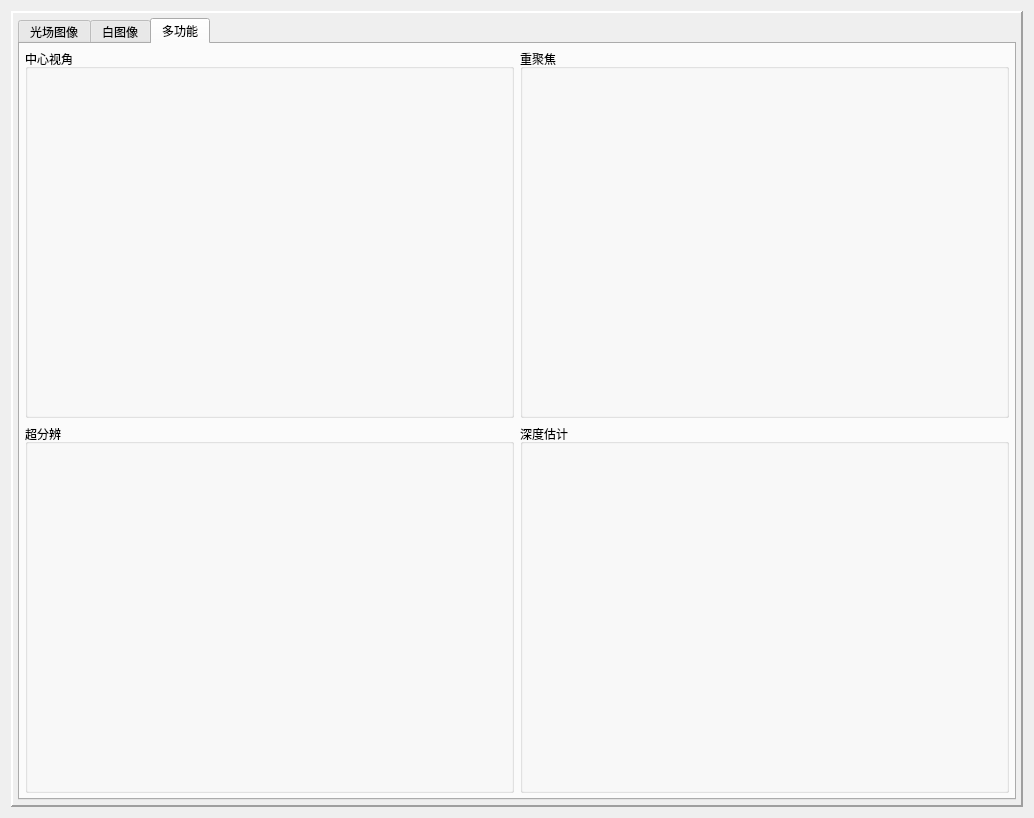
<?xml version="1.0" encoding="UTF-8"?>
<ui version="4.0">
 <class>WidgetImage</class>
 <widget class="QWidget" name="WidgetImage">
  <property name="geometry">
   <rect>
    <x>0</x>
    <y>0</y>
    <width>1034</width>
    <height>818</height>
   </rect>
  </property>
  <property name="sizePolicy">
   <sizepolicy hsizetype="Expanding" vsizetype="Expanding">
    <horstretch>0</horstretch>
    <verstretch>0</verstretch>
   </sizepolicy>
  </property>
  <property name="windowTitle">
   <string>Form</string>
  </property>
  <layout class="QHBoxLayout" name="horizontalLayout">
   <item>
    <widget class="QFrame" name="frame">
     <property name="frameShape">
      <enum>QFrame::Shape::Panel</enum>
     </property>
     <property name="frameShadow">
      <enum>QFrame::Shadow::Raised</enum>
     </property>
     <property name="lineWidth">
      <number>2</number>
     </property>
     <layout class="QHBoxLayout" name="horizontalLayout_8">
      <property name="leftMargin">
       <number>5</number>
      </property>
      <property name="topMargin">
       <number>5</number>
      </property>
      <property name="rightMargin">
       <number>5</number>
      </property>
      <property name="bottomMargin">
       <number>5</number>
      </property>
      <item>
       <widget class="QTabWidget" name="tabWidget">
        <property name="currentIndex">
         <number>2</number>
        </property>
        <widget class="QWidget" name="raw">
         <attribute name="title">
          <string>光场图像</string>
         </attribute>
         <layout class="QHBoxLayout" name="horizontalLayoutRaw">
          <property name="leftMargin">
           <number>5</number>
          </property>
          <property name="topMargin">
           <number>5</number>
          </property>
          <property name="rightMargin">
           <number>5</number>
          </property>
          <property name="bottomMargin">
           <number>5</number>
          </property>
          <item>
           <widget class="SmartImageViewer" name="widgetLFP" native="true"/>
          </item>
         </layout>
        </widget>
        <widget class="QWidget" name="white">
         <attribute name="title">
          <string>白图像</string>
         </attribute>
         <layout class="QHBoxLayout" name="horizontalLayoutWhite">
          <property name="leftMargin">
           <number>5</number>
          </property>
          <property name="topMargin">
           <number>5</number>
          </property>
          <property name="rightMargin">
           <number>5</number>
          </property>
          <property name="bottomMargin">
           <number>5</number>
          </property>
          <item>
           <widget class="SmartImageViewer" name="widgetWhite" native="true"/>
          </item>
         </layout>
        </widget>
        <widget class="QWidget" name="func">
         <attribute name="title">
          <string>多功能</string>
         </attribute>
         <layout class="QHBoxLayout" name="horizontalLayoutFunc">
          <property name="leftMargin">
           <number>5</number>
          </property>
          <property name="topMargin">
           <number>5</number>
          </property>
          <property name="rightMargin">
           <number>5</number>
          </property>
          <property name="bottomMargin">
           <number>5</number>
          </property>
          <item>
           <layout class="QGridLayout" name="gridLayout">
            <item row="0" column="2">
             <widget class="QGroupBox" name="groupBoxRefocus">
              <property name="title">
               <string>重聚焦</string>
              </property>
              <layout class="QHBoxLayout" name="horizontalLayout_6">
               <property name="spacing">
                <number>0</number>
               </property>
               <property name="leftMargin">
                <number>0</number>
               </property>
               <property name="topMargin">
                <number>0</number>
               </property>
               <property name="rightMargin">
                <number>0</number>
               </property>
               <property name="bottomMargin">
                <number>0</number>
               </property>
               <item>
                <widget class="SmartImageViewer" name="widgetRefocus" native="true"/>
               </item>
              </layout>
             </widget>
            </item>
            <item row="0" column="1">
             <widget class="QGroupBox" name="groupBoxCenter">
              <property name="title">
               <string>中心视角</string>
              </property>
              <layout class="QHBoxLayout" name="horizontalLayout_5">
               <property name="spacing">
                <number>0</number>
               </property>
               <property name="leftMargin">
                <number>0</number>
               </property>
               <property name="topMargin">
                <number>0</number>
               </property>
               <property name="rightMargin">
                <number>0</number>
               </property>
               <property name="bottomMargin">
                <number>0</number>
               </property>
               <item>
                <widget class="SmartImageViewer" name="widgetCenter" native="true"/>
               </item>
              </layout>
             </widget>
            </item>
            <item row="1" column="1">
             <widget class="QGroupBox" name="groupBoxSR">
              <property name="title">
               <string>超分辨</string>
              </property>
              <layout class="QHBoxLayout" name="horizontalLayout_7">
               <property name="spacing">
                <number>0</number>
               </property>
               <property name="leftMargin">
                <number>0</number>
               </property>
               <property name="topMargin">
                <number>0</number>
               </property>
               <property name="rightMargin">
                <number>0</number>
               </property>
               <property name="bottomMargin">
                <number>0</number>
               </property>
               <item>
                <widget class="SmartImageViewer" name="widgetSR" native="true"/>
               </item>
              </layout>
             </widget>
            </item>
            <item row="1" column="2">
             <widget class="QGroupBox" name="groupBoxDepth">
              <property name="title">
               <string>深度估计</string>
              </property>
              <layout class="QHBoxLayout" name="horizontalLayout_4">
               <property name="spacing">
                <number>0</number>
               </property>
               <property name="leftMargin">
                <number>0</number>
               </property>
               <property name="topMargin">
                <number>0</number>
               </property>
               <property name="rightMargin">
                <number>0</number>
               </property>
               <property name="bottomMargin">
                <number>0</number>
               </property>
               <item>
                <widget class="SmartImageViewer" name="widgetDepth" native="true"/>
               </item>
              </layout>
             </widget>
            </item>
           </layout>
          </item>
         </layout>
        </widget>
       </widget>
      </item>
     </layout>
    </widget>
   </item>
  </layout>
 </widget>
 <customwidgets>
  <customwidget>
   <class>SmartImageViewer</class>
   <extends>QWidget</extends>
   <header>smartimageviewer.h</header>
   <container>1</container>
  </customwidget>
 </customwidgets>
 <resources/>
 <connections/>
</ui>
